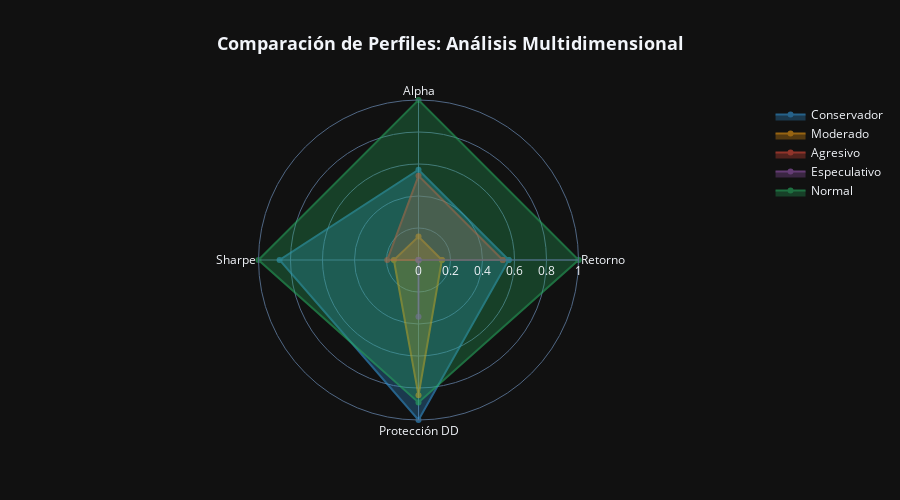

Notebook source saved alongside this figure:
### Markdown cell above
## 7. Análisis Comparativo de Perfiles

### Code cell
# Radar Chart comparativo
if len(metricas_clave) > 0:
    # Normalizar métricas para el radar (0-1)
    df_radar = pd.DataFrame(metricas_clave)
    
    # Métricas para el radar (invertir Max Drawdown para que mayor sea mejor)
    df_radar['Max DD Inv'] = 1 + df_radar['Max Drawdown']  # Convertir a positivo (menos negativo = mejor)
    
    # Normalizar cada métrica
    for col in ['Retorno Portafolio', 'Alpha', 'Sharpe Ratio', 'Max DD Inv']:
        min_val = df_radar[col].min()
        max_val = df_radar[col].max()
        if max_val - min_val > 0:
            df_radar[f'{col}_norm'] = (df_radar[col] - min_val) / (max_val - min_val)
        else:
            df_radar[f'{col}_norm'] = 0.5
    
    categories = ['Retorno', 'Alpha', 'Sharpe', 'Protección DD']
    
    fig_radar = go.Figure()
    
    for _, row in df_radar.iterrows():
        valores = [
            row['Retorno Portafolio_norm'],
            row['Alpha_norm'],
            row['Sharpe Ratio_norm'],
            row['Max DD Inv_norm']
        ]
        valores.append(valores[0])  # Cerrar el polígono
        
        fig_radar.add_trace(go.Scatterpolar(
            r=valores,
            theta=categories + [categories[0]],
            fill='toself',
            name=row['Perfil'],
            opacity=0.6,
            line=dict(color=colores_perfiles.get(row['Perfil'].lower(), '#888'))
        ))
    
    fig_radar.update_layout(
        polar=dict(
            radialaxis=dict(visible=True, range=[0, 1])
        ),
        title=dict(text='<b>Comparación de Perfiles: Análisis Multidimensional</b>', x=0.5, font=dict(size=18)),
        template='plotly_dark',
        height=500,
        showlegend=True
    )
    
    fig_radar.show()

### Figure 1 — Plotly figure (JSON) as saved in the notebook; plotly's stock layout.template omitted (floating-point values rounded to 4 significant figures)
{"data": [{"fill": "toself", "line": {"color": "#3498db"}, "name": "Conservador", "opacity": 0.6, "r": [0.564, 0.564, 0.8682, 1, 0.564], "theta": ["Retorno", "Alpha", "Sharpe", "Protección DD", "Retorno"], "type": "scatterpolar"}, {"fill": "toself", "line": {"color": "#f39c12"}, "name": "Moderado", "opacity": 0.6, "r": [0.1462, 0.1462, 0.154, 0.8458, 0.1462], "theta": ["Retorno", "Alpha", "Sharpe", "Protección DD", "Retorno"], "type": "scatterpolar"}, {"fill": "toself", "line": {"color": "#e74c3c"}, "name": "Agresivo", "opacity": 0.6, "r": [0.5264, 0.5264, 0.1952, 0, 0.5264], "theta": ["Retorno", "Alpha", "Sharpe", "Protección DD", "Retorno"], "type": "scatterpolar"}, {"fill": "toself", "line": {"color": "#9b59b6"}, "name": "Especulativo", "opacity": 0.6, "r": [0, 0, 0, 0.3539, 0], "theta": ["Retorno", "Alpha", "Sharpe", "Protección DD", "Retorno"], "type": "scatterpolar"}, {"fill": "toself", "line": {"color": "#27ae60"}, "name": "Normal", "opacity": 0.6, "r": [1, 1, 1, 0.8907, 1], "theta": ["Retorno", "Alpha", "Sharpe", "Protección DD", "Retorno"], "type": "scatterpolar"}], "layout": {"height": 500, "polar": {"radialaxis": {"range": [0, 1], "visible": true}}, "showlegend": true, "title": {"font": {"size": 18}, "text": "<b>Comparación de Perfiles: Análisis Multidimensional</b>", "x": 0.5}}}
